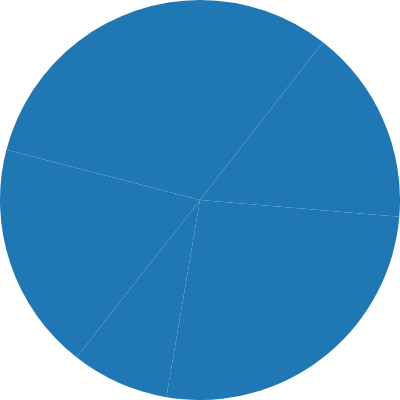

Express this chart as Vega-Lite.
### Vega specification from a JSON file in a GitHub repository (floating-point values rounded to 4 significant figures)
{"$schema": "https://vega.github.io/schema/vega/v3.0.json", "width": 200, "height": 200, "autosize": "none", "signals": [{"name": "startAngle", "value": 0, "bind": {"input": "range", "min": 0, "max": 6.29, "step": 0.01}}, {"name": "endAngle", "value": 6.29, "bind": {"input": "range", "min": 0, "max": 6.29, "step": 0.01}}, {"name": "padAngle", "value": 0, "bind": {"input": "range", "min": 0, "max": 0.1}}, {"name": "innerRadius", "value": 0, "bind": {"input": "range", "min": 0, "max": 90, "step": 1}}, {"name": "cornerRadius", "value": 0, "bind": {"input": "range", "min": 0, "max": 10, "step": 0.5}}, {"name": "sort", "value": false, "bind": {"input": "checkbox"}}], "data": [{"name": "table", "values": [{"field": 4}, {"field": 6}, {"field": 10}, {"field": 3}, {"field": 7}, {"field": 8}], "transform": [{"type": "pie", "field": "field", "startAngle": {"signal": "startAngle"}, "endAngle": {"signal": "endAngle"}, "sort": {"signal": "sort"}}]}], "scales": [{"name": "color", "type": "ordinal", "range": {"scheme": "category20"}}], "marks": [{"type": "arc", "from": {"data": "table"}, "encode": {"enter": {"fill": {"scale": "color", "field": "_id"}, "x": {"signal": "width / 2"}, "y": {"signal": "height / 2"}}, "update": {"startAngle": {"field": "startAngle"}, "endAngle": {"field": "endAngle"}, "padAngle": {"signal": "padAngle"}, "innerRadius": {"signal": "innerRadius"}, "outerRadius": {"signal": "width / 2"}, "cornerRadius": {"signal": "cornerRadius"}}}}]}
